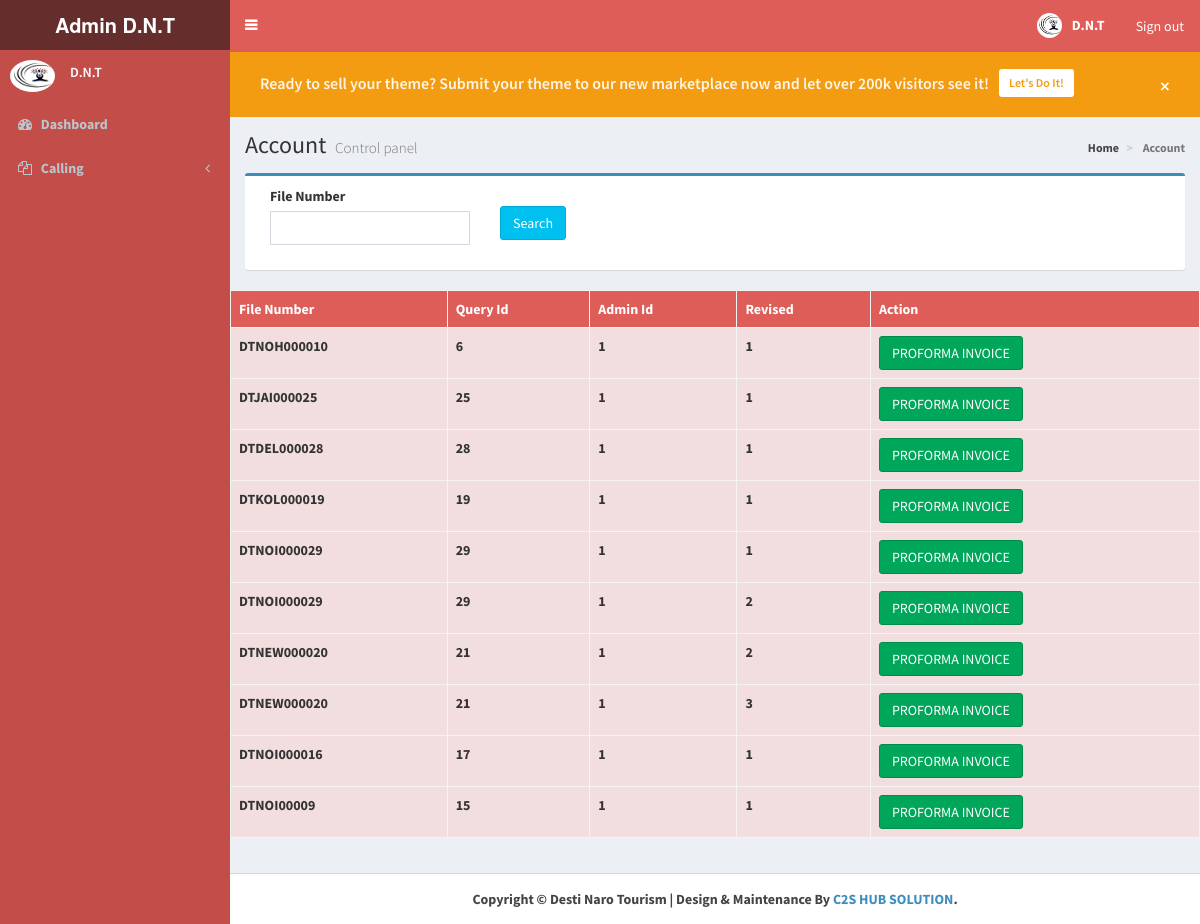
/admin/accounts.php (signed in), run on the app's committed database.
### tables this page shows
CREATE TABLE `booking_account` (
  `id` int(22) NOT NULL,
  `admin_id` int(22) NOT NULL,
  `filenumber` varchar(255) NOT NULL,
  `dsr_status` int(11) NOT NULL DEFAULT '0',
  `payment_status` int(11) NOT NULL DEFAULT '0',
  `query_id` varchar(10) NOT NULL
);

### admin/include/header.php (called while the page is built, shortened)
<?php session_start();
include 'include/database.php';
include 'include/top-menu.php';
include 'include/left-side.php';
?>

### admin/include/database.php (called while the page is built, shortened)
<?php
 $admin_id=1;
?>

### admin/accounts.php (the view, shortened to what this page needs)
<?php include 'include/header.php';
 ?>
 <div class="content-wrapper">
    <section class="content-header">
      <h1>
      Account
        <small>Control panel</small>
      </h1>
      <ol class="breadcrumb">
        <li><a href="#"><i class="fa fa-gallery"></i> Home</a></li>
        <li class="active"> Account</li>
      </ol>
    </section>
  <section class="content">
     <div class="row">
   <div class="col-md-12">
   <div class="box box-primary">
    <form method="get" action="" >
      <div class="box-body">
      <div class="col-md-3">
        <div class="form-group">
          <label for="username">File Number</label>
         <input type="search" name="search" class="form-control" />
        </div>
      </div>
      <div class="col-md-3">
        <div class="form-group">
         <input type="submit" value="Search" class="btn btn-info" style="margin-top:20px;">
        </div>
      </div>
    </div>
    </form>
    </div>
    </div>
    </div>
      <div class="row">
<?php
if(isset($_GET["search"])) {
  $file_number = $con->real_escape_string($_GET["search"]);
  $filter=array();
  if(!empty($file_number)){
    $filter[]="file_number like '%".$file_number."%'";
  }
if(!empty($filter)){
   $filter1=  " && (".implode(" || ",$filter).")";
  }
   $sql ="SELECT * FROM `booking_account` WHERE `admin_id` LIKE '%".$admin_id."%' AND `filenumber` LIKE '%".$file_number."%' AND `payment_status` = 1";
   $result1= mysqli_query($con,$sql);
  }else{
	  $sql1="SELECT * FROM `booking_account` WHERE `admin_id` LIKE '%".$admin_id."%' AND `payment_status`='1' ORDER BY id DESC LIMIT 10 ";
	 $result1=mysqli_query($con,$sql1);
}
 if($result1->num_rows>0){
     echo "<table border='1' class='table table-hover table-bordered table-striped'>
<tr style='background-color:#DF5D58; color:#fff;'>
<th>File Number</th>
<th>Query Id</th>
<th>Admin Id</th>
<th>Revised</th>
<th colspan='2'>Action</</th>
</tr>";
   while($row=$result1->fetch_assoc()){
    echo "<tr class='danger'><td> ".$row['filenumber']."</td><td> ".$row["query_id"]."</td><td> ".$row["admin_id"]."</td><td> ".$row["dsr_status"]."</td>";
   echo '<td><form method="post">
  <button type="button" id="update" name="update"  class="btn btn-success"  data-toggle="modal" data-target="#myModal" data-self_id="'.$row['id'].'" data-admin_id="'.$row['admin_id'].'" data-query_id="'.$row['query_id'].'"  data-file_id="'.$row['filenumber'].'" data-online_status="'.$row['dsr_status'].'">PROFORMA INVOICE</button>
  </form>'. "</td>";
    echo "</tr>";
   }
echo "</tr></table>";
    }else{
   echo  '<div class="alert alert-danger"> Result Not Found </div>';
 }
?>
</div>
</section>
  </div>
 <?php include 'include/footer.php';?>

### admin/include/top-menu.php (shortened to what this page needs)
<!DOCTYPE html>
<html>
<head>
  <link rel="stylesheet" href="bower_components/bootstrap/dist/css/bootstrap.min.css">
  <link rel="stylesheet" href="bower_components/font-awesome/css/font-awesome.min.css">
  <link rel="stylesheet" href="bower_components/Ionicons/css/ionicons.min.css">
  <link rel="stylesheet" href="dist/css/AdminLTE.min.css">
  <link rel="stylesheet" href="dist/css/skins/_all-skins.min.css">
  <link rel="stylesheet" href="bower_components/morris.js/morris.css">
  <link rel="stylesheet" href="bower_components/jvectormap/jquery-jvectormap.css">
  <link rel="stylesheet" href="bower_components/bootstrap-datepicker/dist/css/bootstrap-datepicker.min.css">
  <link rel="stylesheet" href="bower_components/bootstrap-daterangepicker/daterangepicker.css">
  <link rel="stylesheet" href="plugins/bootstrap-wysihtml5/bootstrap3-wysihtml5.min.css">
</head>
<body class="hold-transition skin-blue sidebar-mini">
<div class="wrapper">
  <header class="main-header">
    <a href="index.php" class="logo">
      <span class="logo-lg"><b> Admin D.N.T</span>
    </a>
    <nav class="navbar navbar-static-top">
      <a href="#" class="sidebar-toggle" data-toggle="push-menu" role="button">
      </a>
      <div class="navbar-custom-menu">
        <ul class="nav navbar-nav">
          <li class="dropdown user user-menu">
            <a href="#" class="dropdown-toggle" data-toggle="dropdown">
              <img src="dist/img/logo2.png" class="user-image" alt="User Image">
              <span class="hidden-xs">D.N.T</span>
            </a>
           <li>
            <a href="login.php" class="btn btn-danager">Sign out</a>
          </li>
          </li>
        </ul>
      </div>
    </nav>
  </header>

### admin/include/left-side.php (shortened to what this page needs)
<?php
$page_name= basename($_SERVER["PHP_SELF"]);
$current_page=explode(".",$page_name);
$cur_page_name=$current_page[0];
?><aside class="main-sidebar">
    <section class="sidebar">
      <div class="user-panel">
        <div class="pull-left image">
          <img src="dist/img/logo2.png" class="img-circle" alt="User Image">
        </div>
        <div class="pull-left info">
          <p>D.N.T</p>
        </div>
      </div>
      <ul class="sidebar-menu" data-widget="tree">
        <li class="<?=($cur_page_name=='index')?'active':'';?> treeview">
          <a href="./">
          <i class="fa fa-dashboard"></i> <span>Dashboard</span>
          </a>
		  </li>
		  <li class="treeview <?php echo ($cur_page_name=='calling-entry')?'active':'';echo ($cur_page_name=='calling-list')?'active':'';?>">
          <a href="#">
            <i class="fa fa-files-o"></i>
            <span>Calling</span>
			<span class="pull-right-container">
              <i class="fa fa-angle-left pull-right"></i>
            </span>
          </a>
        </li>
      </ul>
    </section>
  </aside>

### admin/include/footer.php (shortened to what this page needs)
  <footer class="main-footer" style="text-align: center;">
    <strong>Copyright © Desti Naro Tourism | Design & Maintenance By <a href="http://www.c2shub.com/" target="_blank">C2S HUB SOLUTION</a>.</strong>
  </footer>
</div>
</body>
</html>

### data on the page
booking_account: filenumber "DTNOH000010", query "6", admin "1", dsr_status "1"
booking_account: filenumber "DTJAI000025", query "25", admin "1", dsr_status "1"
booking_account: filenumber "DTDEL000028", query "28", admin "1", dsr_status "1"
booking_account: filenumber "DTKOL000019", query "19", admin "1", dsr_status "1"
booking_account: filenumber "DTNOI000029", query "29", admin "1", dsr_status "1"
booking_account: filenumber "DTNOI000029", query "29", admin "1", dsr_status "2"
booking_account: filenumber "DTNEW000020", query "21", admin "1", dsr_status "2"
booking_account: filenumber "DTNEW000020", query "21", admin "1", dsr_status "3"
booking_account: filenumber "DTNOI000016", query "17", admin "1", dsr_status "1"
booking_account: filenumber "DTNOI00009", query "15", admin "1", dsr_status "1"
